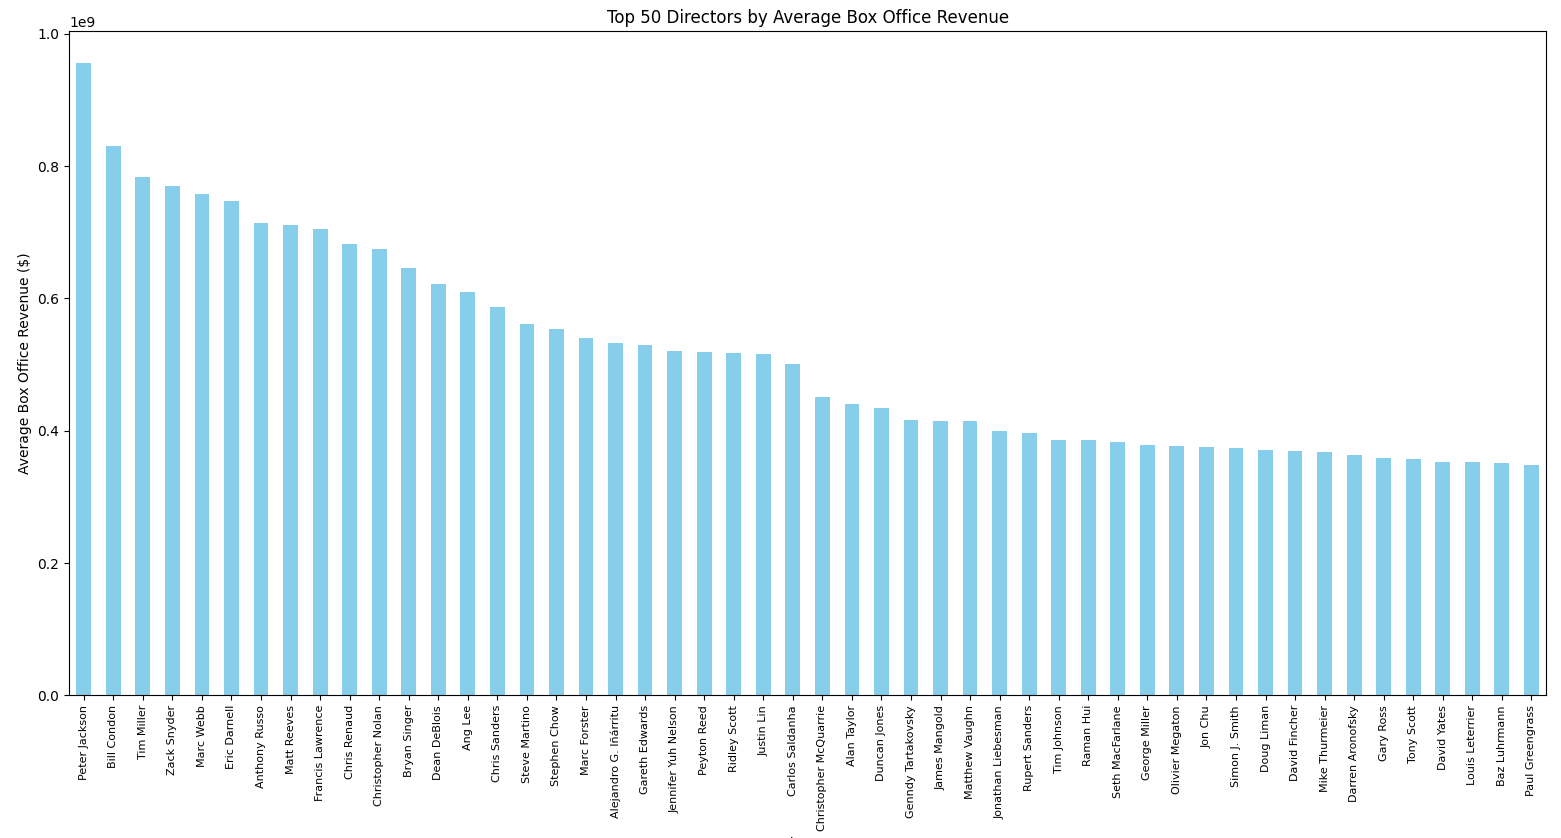

The Python source for this figure:

import pandas as pd
import matplotlib.pyplot as plt

# Step 1: Load the Dataset
# Replace 'Movie Data Starter Project.xlsx' with the actual file path
df = pd.read_excel('Movie Data Starter Project.xlsx')

# Step 2: Calculate Average Box Office Revenue by Director
director_revenue = df.groupby('Director (1)')['Box Office Revenue ($)'].mean().sort_values(ascending=False)

# Step 3: Filter Top 50 Directors
top_50_directors = director_revenue.head(50)

# Step 4: Plot Average Revenue for Top 50 Directors
plt.figure(figsize=(15, 10))
top_50_directors.plot(kind='bar', color='skyblue', title='Top 50 Directors by Average Box Office Revenue')
plt.xlabel('Director')
plt.ylabel('Average Box Office Revenue ($)')
plt.xticks(rotation=90, fontsize=8)
plt.tight_layout()
plt.show()
